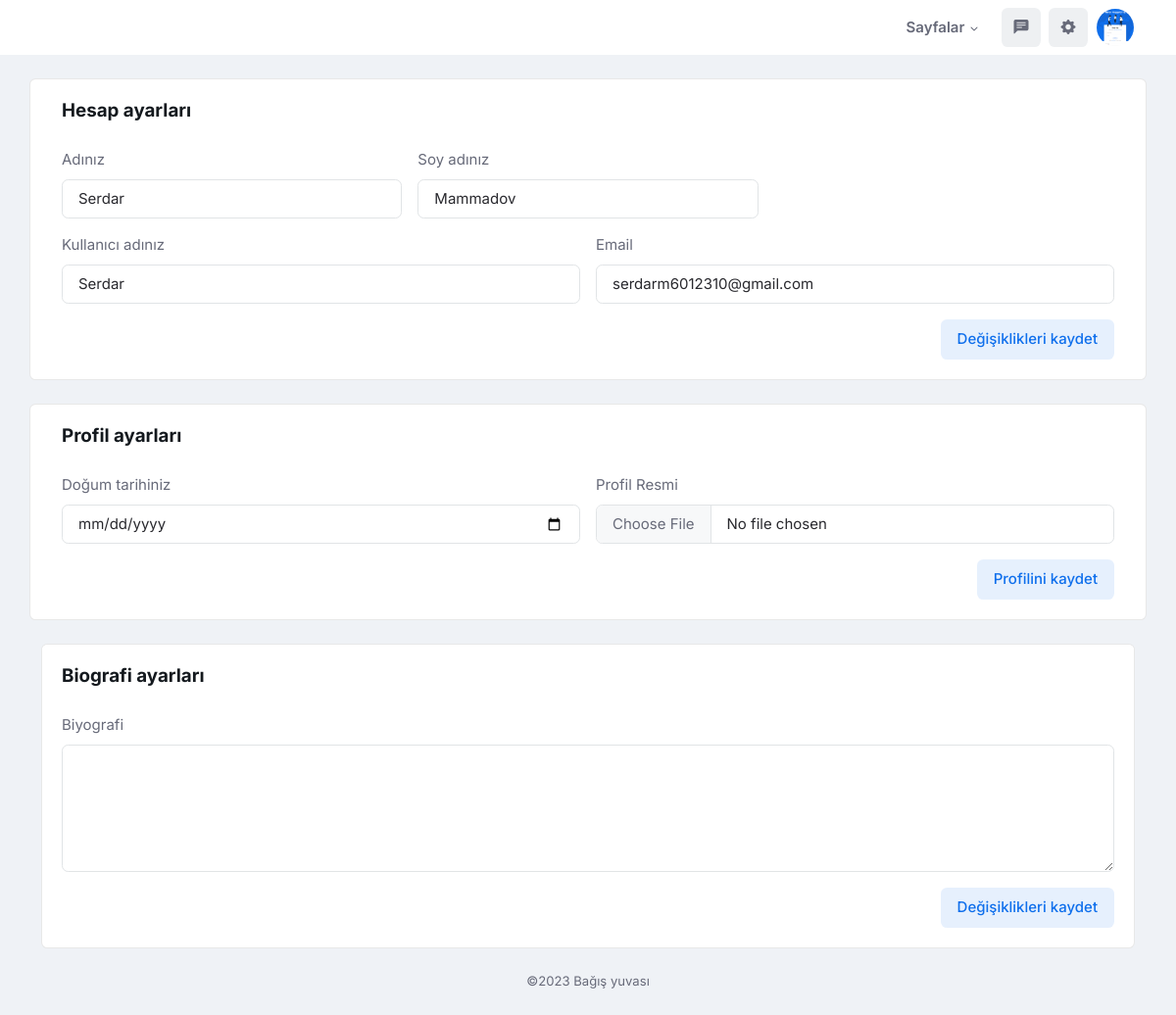
/biografi/ (signed in), run on an earlier commit of the app's database.
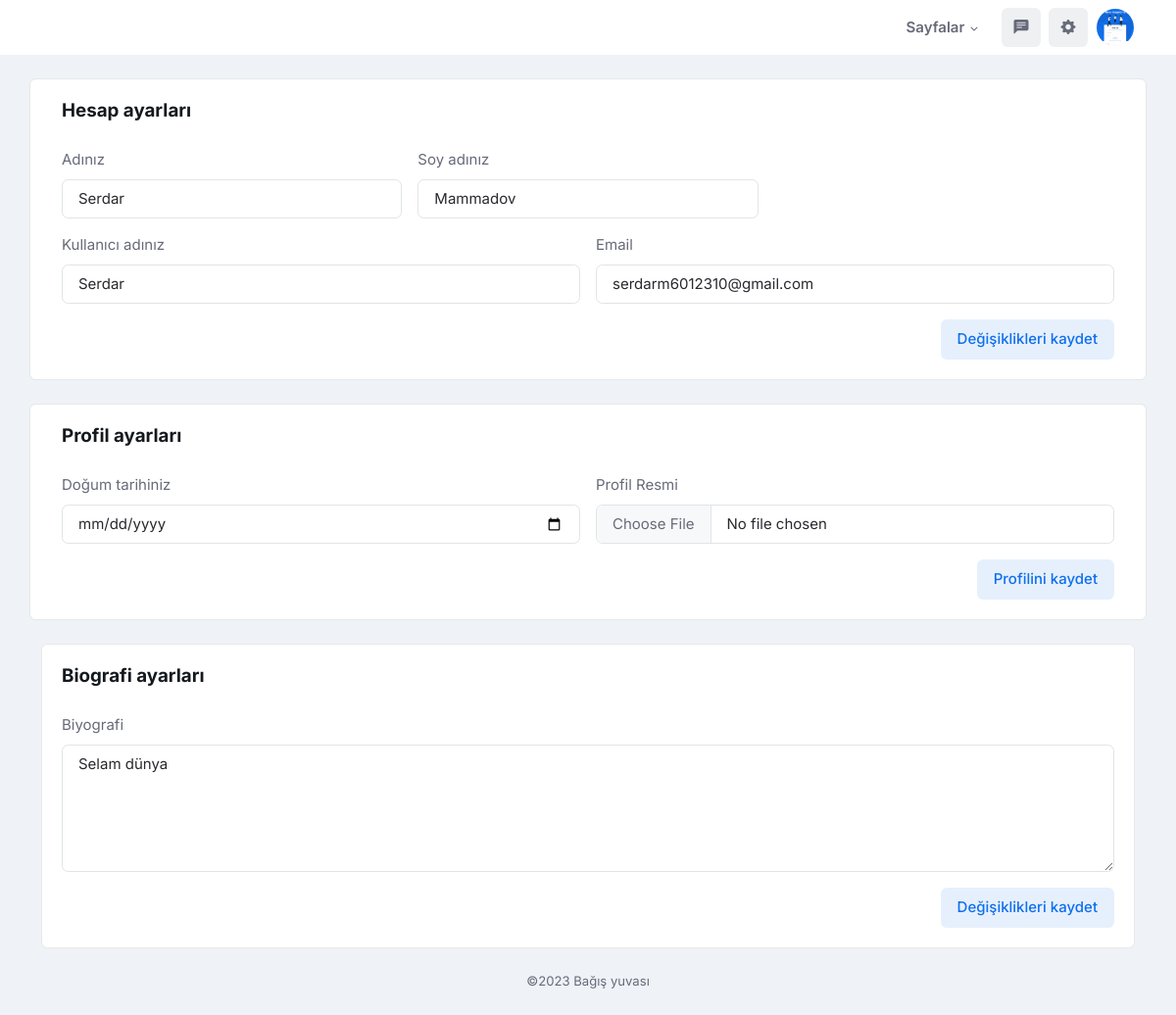
And on a later commit of the database.
### account/models.py (models this page shows)
class UserProfile(models.Model):
    user = models.OneToOneField(User, on_delete=models.CASCADE)
    birth_date = models.DateField(null=True, blank=True)
    profile_picture = models.ImageField(upload_to='profile_pictures', blank=True, null=True,default='')

class Biografi(models.Model):
    user = models.ForeignKey(User, on_delete=models.CASCADE)
    bio = models.TextField()

### account/views.py (the view, shortened to what this page needs)
# urls.py: path('biografi/', views.biografi, name='biografi'),
def biografi(request):
    try:
        biografi = Biografi.objects.get(user=request.user)
    except Biografi.DoesNotExist:
        biografi = None
    return render(request, 'settings.html', {'biografi': biografi})

### account/templates/settings.html (shortened to what this page needs)
{%load static%}
<!DOCTYPE html>
<html lang="en">
<head>
  <link rel="stylesheet" type="text/css" href="{% static 'assets/vendor/font-awesome/css/all.min.css' %}">
  <link rel="stylesheet" type="text/css" href="{% static 'assets/vendor/bootstrap-icons/bootstrap-icons.css' %}">
  <link rel="stylesheet" type="text/css" href="{% static 'assets/vendor/choices.js/public/assets/styles/choices.min.css' %}">
  <link rel="stylesheet" type="text/css" href="{% static 'assets/vendor/dropzone/dist/dropzone.css' %}">
  <link rel="stylesheet" type="text/css" href="{% static 'assets/vendor/flatpickr/dist/flatpickr.css' %}">
  <link rel="stylesheet" type="text/css" href="{% static 'assets/css/style.css' %}">
</head>
<body>
<header class="navbar-light fixed-top header-static bg-mode">
	<nav class="navbar navbar-expand-lg">
		<div class="container">
			<div class="collapse navbar-collapse" id="navbarCollapse">
				<ul class="navbar-nav navbar-nav-scroll ms-auto">
					<li class="nav-item dropdown">
						<a class="nav-link dropdown-toggle" href="#" id="homeMenu" data-bs-toggle="dropdown" aria-haspopup="true" aria-expanded="false">Sayfalar</a>
					</li>
				</ul>
			</div>
			<ul class="nav flex-nowrap align-items-center ms-sm-3 list-unstyled">
				<li class="nav-item ms-2">
					<a class="nav-link bg-light icon-md btn btn-light p-0" href="/message">
						<i class="bi bi-chat-left-text-fill fs-6"> </i>
					</a>
				</li>
       				<li class="nav-item ms-2">
						<a class="nav-link bg-light icon-md btn btn-light p-0" href="/settings">
							<i class="bi bi-gear-fill fs-6"> </i>
						</a>
					</li>
        		<li class="nav-item ms-2 dropdown">
					<a class="nav-link btn icon-md p-0" href="profil" id="profileDropdown" role="button" data-bs-auto-close="outside" data-bs-display="static" data-bs-toggle="dropdown" aria-expanded="false">
						{% if user.userprofile.profile_picture%}
						<img class="avatar-img rounded-circle" src="{{user.userprofile.profile_picture.url }}" alt="">
				{% else %}
						<img class="avatar-img rounded-circle" src="{% static 'assets/images/avatar/0.jpg' %}" alt=""> </a>
				{% endif %}
					</a>
				</li>
			</ul>
		</div>
	</nav>
</header>
<main>
  <div class="container">
    <div class="row">
<div class="card mb-4">
  <div class="card-header border-0 pb-0">
      <h1 class="h5 card-title">Hesap ayarları</h1>
  </div>
  <div class="card-body">
	  <form class="row g-3" method="POST" action="{% url 'settings' %}" enctype="multipart/form-data">
		<div class="col-sm-6 col-lg-4">
			<label class="form-label">Adınız</label>
			<input type="text" class="form-control" name="first_name" value="{{ user.first_name }}">
		</div>
		<div class="col-sm-6 col-lg-4">
			<label class="form-label">Soy adınız</label>
			<input type="text" class="form-control" name="last_name" value="{{ user.last_name }}">
		</div>
		<div class="col-sm-6">
			<label class="form-label">Kullanıcı adınız</label>
			<input type="text" class="form-control" name="username" value="{{ user.username }}">
		</div>
		<div class="col-sm-6">
			<label class="form-label">Email</label>
			<input type="email" class="form-control" name="email" value="{{ user.email }}">
		</div>
		<div class="col-12 text-end">
			<button type="submit" class="btn btn-primary-soft">Değişiklikleri kaydet</button>
		</div>
		</form>
  </div>
</div>
<div class="card mb-4">
	<div class="card-header border-0 pb-0">
		<h1 class="h5 card-title">Profil ayarları</h1>
	</div>
	<div class="card-body">
		<form class="row g-3" method="POST" action="{% url 'profile_settings' %}" enctype="multipart/form-data">
		  <div class="col-lg-6">
			  <label class="form-label">Doğum tarihiniz</label>
			  <input type="date" class="form-control" name="birth_date" value="{{ user.userprofile.birth_date }}">
		  </div>
		  <div class="col-lg-6">
			  <label class="form-label">Profil Resmi</label>
			  <input type="file" class="form-control" name="profile_picture">
		  </div>
		  <div class="col-12 text-end">
			  <button type="submit" class="btn btn-primary-soft">Profilini kaydet</button>
		  </div>
	  </form>
		</div>
 		</div>
        </div>
<div class="card mb-4">
	<div class="card-header border-0 pb-0">
	  <h1 class="h5 card-title">Biografi ayarları</h1>
	</div>
	<div class="card-body">
	  <form class="row g-3" method="POST" action="{% url 'biografi' %}" enctype="multipart/form-data">
		<div class="col-12">
		  <label for="bio" class="form-label">Biyografi</label>
		  <textarea class="form-control" id="bio" name="bio" rows="5">{% if biografi %}{{ biografi.bio }}{% endif %}</textarea>
		</div>
		<div class="col-12 text-end">
		  <button type="submit" class="btn btn-primary-soft">Değişiklikleri kaydet</button>
		</div>
	  </form>
	</div>
  </div>
    </div>
  <p class="small text-center mt-1">©2023 <a class="text-reset" target="_blank" href="https://github.com/serdarm09/DjangoProje"> Bağış yuvası </a></p>
</main>
</body>
</html>

What changed in the data, as far as the page shows it:
added Biografi: bio "Selam dünya"
